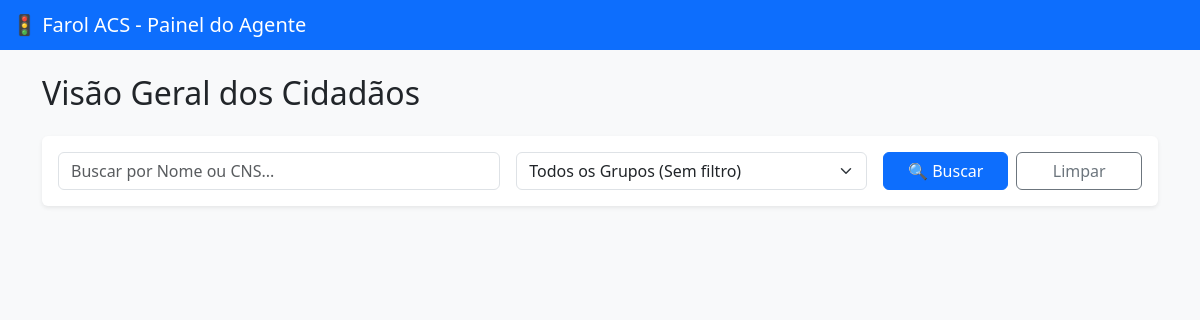
Before: / with the older database file.
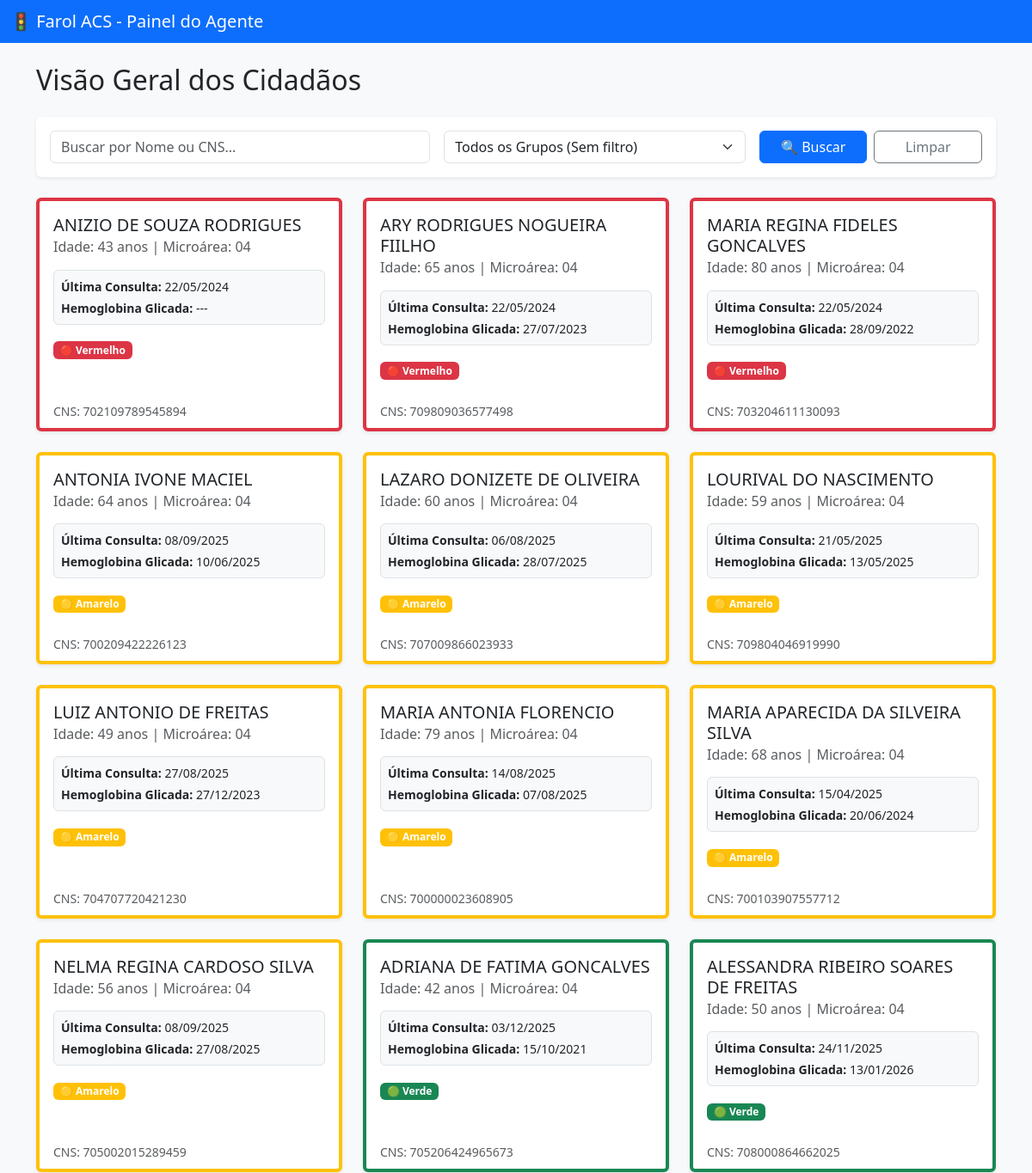
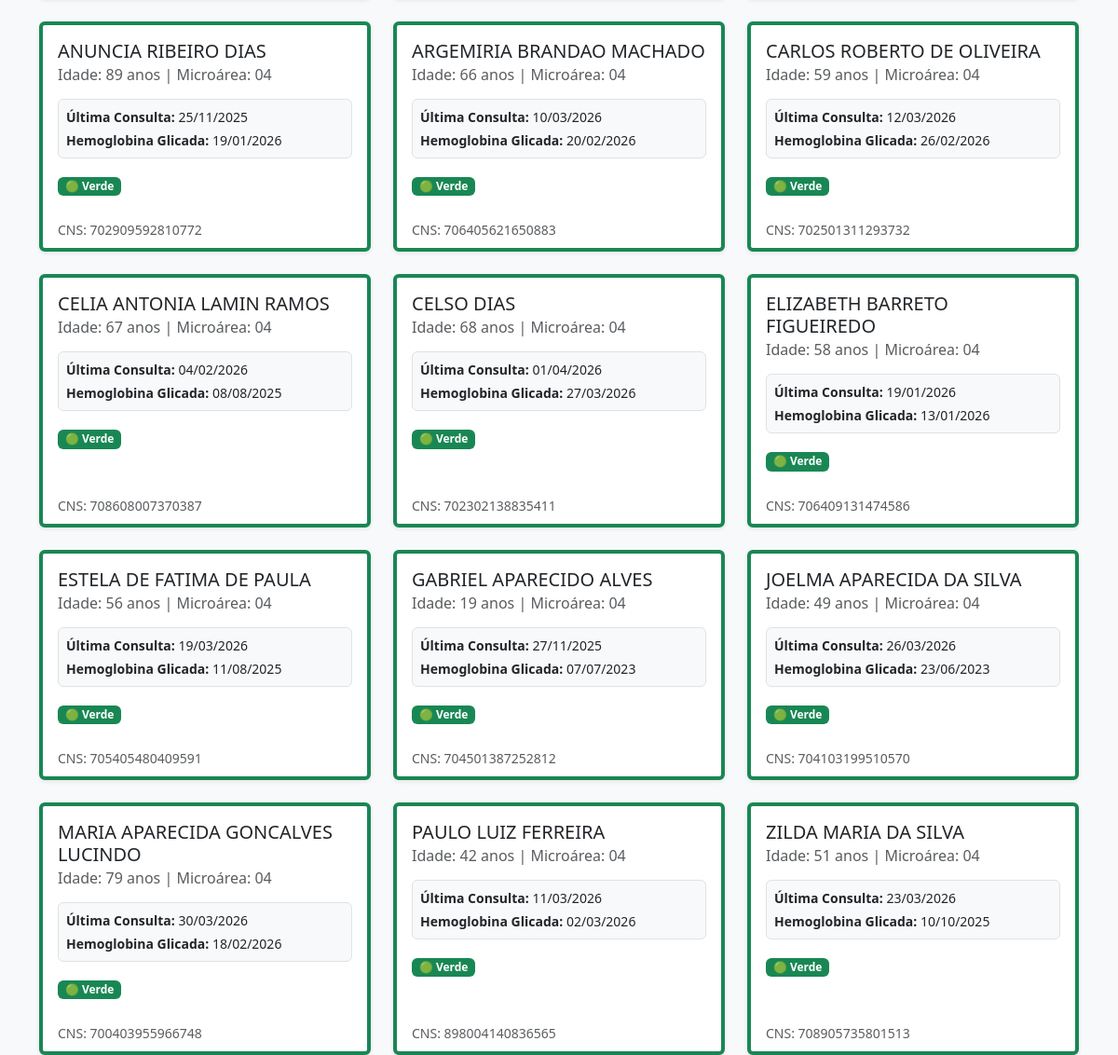
After: the same page with the newer database file (2 pictures, top to bottom).
### app/models.py (models this page shows, shortened)
class Cidadao(models.Model):
    nome = models.CharField(max_length=200, verbose_name="Nome do Cidadão")
    cpf = models.CharField(max_length=14, blank=True, null=True, unique=True, verbose_name="CPF")
    cns = models.CharField(max_length=20, blank=True, null=True, unique=True, verbose_name="CNS")
    data_nascimento = models.DateField(verbose_name="Data de Nascimento")
    rua = models.CharField(max_length=200, verbose_name="Rua")
    numero = models.CharField(max_length=20, blank=True, null=True, verbose_name="Número")
    bairro= models.CharField(max_length=100, verbose_name="Bairro")
    microarea = models.CharField(max_length=10, verbose_name="Microárea")
    grupos_de_risco = models.ManyToManyField(GrupoRisco, blank=True, verbose_name="Grupos de Risco")
    data_consulta_1 = models.DateField(blank=True, null=True, verbose_name="Primeira Consulta")
    data_consulta_2 = models.DateField(blank=True, null=True, verbose_name="Segunda Consulta")
    data_visita_1 = models.DateField(blank=True, null=True, verbose_name="Visita Domiciliar 1")
    data_visita_2 = models.DateField(blank=True, null=True, verbose_name="Visita Domiciliar 2")
    data_pa_1 = models.DateField(blank=True, null=True, verbose_name="Data P.A. 1")
    valor_pa_1 = models.CharField(max_length=20, blank=True, null=True, verbose_name="Valor P.A. 1")
    data_pa_2 = models.DateField(blank=True, null=True, verbose_name="Data P.A. 2")
    valor_pa_2 = models.CharField(max_length=20, blank=True, null=True, verbose_name="Valor P.A. 2")
    data_peso_altura_1 = models.DateField(blank=True, null=True, verbose_name="Data Peso/Altura 1")
    valor_peso_1 = models.CharField(max_length=10, blank=True, null=True, verbose_name="Valor Peso 1")
    valor_altura_1 = models.CharField(max_length=10, blank=True, null=True, verbose_name="Valor Altura 1")
    data_peso_altura_2 = models.DateField(blank=True, null=True, verbose_name="Data Peso/Altura 2")
    valor_peso_2 = models.CharField(max_length=10, blank=True, null=True, verbose_name="Valor Peso 2")
    valor_altura_2 = models.CharField(max_length=10, blank=True, null=True, verbose_name="Valor Altura 2")
    data_hemoglobina_glicada = models.DateField(blank=True, null=True, verbose_name="Hemoglobina Glicada")
    valor_hemoglobina_glicada = models.CharField(max_length=20, blank=True, null=True, verbose_name="Valor Hemoglobina Glicada")
    data_avaliacao_pes = models.DateField(blank=True, null=True, verbose_name="Avaliação do Pés")
    dum = models.DateField(blank=True, null=True, verbose_name="DUM (Data da Última Menstruação)")
    dpp = models.DateField(blank=True, null=True, verbose_name="DPP (Data do Provável Parto)")
    qtde_consultas_pre_natal = models.IntegerField(default=0, verbose_name="Nº de Consulta Pré-Natal")
    qtd_visitas_gestante = models.IntegerField(default=0, verbose_name="Nº Visitas (Gestante/Puérpera)")
    qtd_consultas_dentista = models.IntegerField(default=0, verbose_name="Nº Consultas Dentista")
    data_vacina_dtpa = models.DateField(blank=True, null=True, verbose_name="Vacina dTpa")
    data_testes_1_semestre = models.DateField(blank=True, null=True, verbose_name="Testes Rápidos (1º Semestre)")
    data_testes_3_semestre = models.DateField(blank=True, null=True, verbose_name="Testes Rápidos (3º Semestre)")
    qtd_consultas_crianca = models.IntegerField(default=0, verbose_name="Nº Consultas (Até 2 anos)")
    qtd_visitas_crianca = models.IntegerField(default=0, verbose_name="Nº Visitas Domiciliares (Até 2 anos)")
    info_vacina_pentavalente = models.CharField(max_length=100, blank=True, null=True, verbose_name="Info Vacina Pentavalente")
    info_vacina_triplice_viral = models.CharField(max_length=100, blank=True, null=True, verbose_name="Info Vacina Tríplice Viral")
    info_vacina_polio = models.CharField(max_length=100, blank=True, null=True, verbose_name="Info Vacina Poliomielite")
    info_vacina_pneumo = models.CharField(max_length=100, blank=True, null=True, verbose_name="Info Vacina Pneumocócica")
    data_vacina_hpv = models.DateField(blank=True, null=True, verbose_name="Vacina HPV")
    data_consulta_saude_mulher = models.DateField(blank=True, null=True, verbose_name="Consulta Saúde Sexual/Reprodutiva")
    data_exame_citopatologico = models.DateField(blank=True, null=True, verbose_name="Data Exame Citopatológico")
    status_exame_citopatologico = models.CharField(max_length=50, blank=True, null=True, verbose_name="Status Citopatológico (Solicitado/Avaliado)")
    data_mamografia = models.DateField(blank=True, null=True, verbose_name="Mamografia")
    status_mamografia = models.CharField(max_length=50, blank=True, null=True, verbose_name="Status Mamografia (Solicitada/Realizada/Avaliada)")
    data_vacina_influenza = models.DateField(blank=True, null=True, verbose_name="Vacina Influenza (Idoso)")
    @property
    def idade(self):
        if self.data_nascimento:
            hoje = date.today()
            idade = hoje.year - self.data_nascimento.year - ((hoje.month,hoje.day) < (self.data_nascimento.month, self.data_nascimento.day))
            return idade
        return None
    class Meta:
        verbose_name = "Cidadão"
        verbose_name_plural = "Cidadãos"
    @property
    def status_consulta_diabetico(self):
        if not self.data_consulta_1:
            return "🔴 Vermelho (Sem consulta)"
        dias_passados = (date.today() - self.data_consulta_1).days
        if dias_passados <= 150:
            return "🟢 Verde"
        elif 150 < dias_passados <= 365:
            return "🟡 Amarelo"
        else:
            return "🔴 Vermelho"
    @property
    def classe_cor(self):
        status = self.status_consulta_diabetico
        if "🔴" in status:
            return "danger"
        elif "🟡" in status:
            return "warning"
        return "success"
    @property
    def peso_prioridade(self):
        status = self.status_consulta_diabetico
        if "🔴" in status:
            return 1
        elif "🟡" in status:
            return 2
        return 3

### app/views.py (the view)
# urls.py: path('', views.dashboard, name='dashboard'),
def dashboard(request):
    cidadaos = Cidadao.objects.all()
    grupos = GrupoRisco.objects.all()
    termo_busca = request.GET.get('q', '')
    grupo_filtro = request.GET.get('grupo', '')
    if termo_busca:
        cidadaos = cidadaos.filter(
            Q(nome__icontains=termo_busca) | Q(cns__icontains=termo_busca)
        )
    if grupo_filtro:
        cidadaos = cidadaos.filter(grupos_de_risco__nome=grupo_filtro)
    cidadaos = sorted(cidadaos, key=lambda x: x.peso_prioridade)
    contexto = {
        'cidadaos': cidadaos,
        'grupos': grupos,
        'termo_busca': termo_busca,
        'grupo_filtro': grupo_filtro
    }
    return render(request, 'dashboard.html', contexto)

### app/models.py (called while the page is built)
    def __str__(self):
        return self.nome

### app/templates/dashboard.html (shortened to what this page needs)
<!DOCTYPE html>
<html lang="pt-br">
<head>
    <link href="https://cdn.jsdelivr.net/npm/bootstrap@5.3.2/dist/css/bootstrap.min.css" rel="stylesheet">
</head>
<body class="bg-light">
    <nav class="navbar navbar-dark bg-primary mb-4">
        <div class="container-fluid">
            <span class="navbar-brand mb-0 h1">🚦 Farol ACS - Painel do Agente</span>
        </div>
    </nav>
    <div class="container">
        <h2 class="mb-4">Visão Geral dos Cidadãos</h2>
        <div class="card mb-4 shadow-sm border-0 bg-white">
            <div class="card-body">
                <form method="GET" action="{% url 'dashboard' %}" class="row g-3 align-items-center">
                    <div class="col-md-5">
                        <input type="text" name="q" class="form-control" placeholder="Buscar por Nome ou CNS..."
                            value="{{ termo_busca }}">
                    </div>
                    <div class="col-md-4">
                        <select name="grupo" class="form-select">
                            <option value="">Todos os Grupos (Sem filtro)</option>
                        </select>
                    </div>
                    <div class="col-md-3 d-flex gap-2">
                        <button type="submit" class="btn btn-primary w-100">🔍 Buscar</button>
                        <a href="{% url 'dashboard' %}" class="btn btn-outline-secondary w-100">Limpar</a>
                    </div>
                </form>
            </div>
        </div>
        <div class="row row-cols-1 row-cols-md-2 row-cols-lg-3 g-4">
            {% for cidadao in cidadaos %}
            <div class="col">
                <div class="card h-100 shadow-sm border-start border-4 border-{{ cidadao.classe_cor }}">
                    <div class="card-body">
                        <h5 class="card-title">{{ cidadao.nome }}</h5>
                        <h6 class="card-subtitle mb-3 text-muted">
                            Idade: {{ cidadao.idade }} anos | Microárea: {{ cidadao.microarea }}
                        </h6>
                        <div class="p-2 bg-light rounded border mb-3">
                            <p class="card-text mb-1 small">
                                <strong>Última Consulta:</strong>
                                {{ cidadao.data_consulta_1|date:"d/m/Y"|default:"---" }}
                            </p>
                            {% if "Diabetes" in cidadao.grupos_de_risco.all|stringformat:"s" %}
                            <p class="card-text mb-0 small">
                                <strong>Hemoglobina Glicada:</strong>
                                {{ cidadao.data_hemoglobina_glicada|date:"d/m/Y"|default:"---" }}
                            </p>
                            {% endif %}
                        </div>
                        <p class="card-text mb-0">
                            <span class="badge bg-{{ cidadao.classe_cor }}">
                                {{ cidadao.status_consulta_diabetico }}
                            </span>
                        </p>
                    </div>
                    <div class="card-footer bg-transparent border-0">
                        <small class="text-muted">CNS: {{ cidadao.cns|default:"Não informado" }}</small>
                    </div>
                </div>
            </div>
            {% endfor %}
        </div>
    </div>
</body>
</html>

Changed rows visible on the page:
added Cidadao: nome "ANIZIO DE SOUZA RODRIGUES", idade "43", microarea "04", data_consulta_1 "22/05/2024", data_hemoglobina_glicada "---", status_consulta_diabetico "🔴 Vermelho", cns "702109789545894"
added Cidadao: nome "ARY RODRIGUES NOGUEIRA FIILHO", idade "65", microarea "04", data_consulta_1 "22/05/2024", data_hemoglobina_glicada "27/07/2023", status_consulta_diabetico "🔴 Vermelho", cns "709809036577498"
added Cidadao: nome "MARIA REGINA FIDELES GONCALVES", idade "80", microarea "04", data_consulta_1 "22/05/2024", data_hemoglobina_glicada "28/09/2022", status_consulta_diabetico "🔴 Vermelho", cns "703204611130093"
added Cidadao: nome "ANTONIA IVONE MACIEL", idade "64", microarea "04", data_consulta_1 "08/09/2025", data_hemoglobina_glicada "10/06/2025", status_consulta_diabetico "🟡 Amarelo", cns "700209422226123"
added Cidadao: nome "LAZARO DONIZETE DE OLIVEIRA", idade "60", microarea "04", data_consulta_1 "06/08/2025", data_hemoglobina_glicada "28/07/2025", status_consulta_diabetico "🟡 Amarelo", cns "707009866023933"
added Cidadao: nome "LOURIVAL DO NASCIMENTO", idade "59", microarea "04", data_consulta_1 "21/05/2025", data_hemoglobina_glicada "13/05/2025", status_consulta_diabetico "🟡 Amarelo", cns "709804046919990"
added Cidadao: nome "LUIZ ANTONIO DE FREITAS", idade "49", microarea "04", data_consulta_1 "27/08/2025", data_hemoglobina_glicada "27/12/2023", status_consulta_diabetico "🟡 Amarelo", cns "704707720421230"
added Cidadao: nome "MARIA ANTONIA FLORENCIO", idade "79", microarea "04", data_consulta_1 "14/08/2025", data_hemoglobina_glicada "07/08/2025", status_consulta_diabetico "🟡 Amarelo", cns "700000023608905"
added Cidadao: nome "MARIA APARECIDA DA SILVEIRA SILVA", idade "68", microarea "04", data_consulta_1 "15/04/2025", data_hemoglobina_glicada "20/06/2024", status_consulta_diabetico "🟡 Amarelo", cns "700103907557712"
added Cidadao: nome "NELMA REGINA CARDOSO SILVA", idade "56", microarea "04", data_consulta_1 "08/09/2025", data_hemoglobina_glicada "27/08/2025", status_consulta_diabetico "🟡 Amarelo", cns "705002015289459"
added Cidadao: nome "ADRIANA DE FATIMA GONCALVES", idade "42", microarea "04", data_consulta_1 "03/12/2025", data_hemoglobina_glicada "15/10/2021", status_consulta_diabetico "🟢 Verde", cns "705206424965673"
added Cidadao: nome "ALESSANDRA RIBEIRO SOARES DE FREITAS", idade "50", microarea "04", data_consulta_1 "24/11/2025", data_hemoglobina_glicada "13/01/2026", status_consulta_diabetico "🟢 Verde", cns "708000864662025"
added Cidadao: nome "ANUNCIA RIBEIRO DIAS", idade "89", microarea "04", data_consulta_1 "25/11/2025", data_hemoglobina_glicada "19/01/2026", status_consulta_diabetico "🟢 Verde", cns "702909592810772"
added Cidadao: nome "ARGEMIRIA BRANDAO MACHADO", idade "66", microarea "04", data_consulta_1 "10/03/2026", data_hemoglobina_glicada "20/02/2026", status_consulta_diabetico "🟢 Verde", cns "706405621650883"
added Cidadao: nome "CARLOS ROBERTO DE OLIVEIRA", idade "59", microarea "04", data_consulta_1 "12/03/2026", data_hemoglobina_glicada "26/02/2026", status_consulta_diabetico "🟢 Verde", cns "702501311293732"
added Cidadao: nome "CELIA ANTONIA LAMIN RAMOS", idade "67", microarea "04", data_consulta_1 "04/02/2026", data_hemoglobina_glicada "08/08/2025", status_consulta_diabetico "🟢 Verde", cns "708608007370387"
added Cidadao: nome "CELSO DIAS", idade "68", microarea "04", data_consulta_1 "01/04/2026", data_hemoglobina_glicada "27/03/2026", status_consulta_diabetico "🟢 Verde", cns "702302138835411"
added Cidadao: nome "ELIZABETH BARRETO FIGUEIREDO", idade "58", microarea "04", data_consulta_1 "19/01/2026", data_hemoglobina_glicada "13/01/2026", status_consulta_diabetico "🟢 Verde", cns "706409131474586"
added Cidadao: nome "ESTELA DE FATIMA DE PAULA", idade "56", microarea "04", data_consulta_1 "19/03/2026", data_hemoglobina_glicada "11/08/2025", status_consulta_diabetico "🟢 Verde", cns "705405480409591"
added Cidadao: nome "GABRIEL APARECIDO ALVES", idade "19", microarea "04", data_consulta_1 "27/11/2025", data_hemoglobina_glicada "07/07/2023", status_consulta_diabetico "🟢 Verde", cns "704501387252812"
added Cidadao: nome "JOELMA APARECIDA DA SILVA", idade "49", microarea "04", data_consulta_1 "26/03/2026", data_hemoglobina_glicada "23/06/2023", status_consulta_diabetico "🟢 Verde", cns "704103199510570"
added Cidadao: nome "MARIA APARECIDA GONCALVES LUCINDO", idade "79", microarea "04", data_consulta_1 "30/03/2026", data_hemoglobina_glicada "18/02/2026", status_consulta_diabetico "🟢 Verde", cns "700403955966748"
added Cidadao: nome "PAULO LUIZ FERREIRA", idade "42", microarea "04", data_consulta_1 "11/03/2026", data_hemoglobina_glicada "02/03/2026", status_consulta_diabetico "🟢 Verde", cns "898004140836565"
added Cidadao: nome "ZILDA MARIA DA SILVA", idade "51", microarea "04", data_consulta_1 "23/03/2026", data_hemoglobina_glicada "10/10/2025", status_consulta_diabetico "🟢 Verde", cns "708905735801513"
